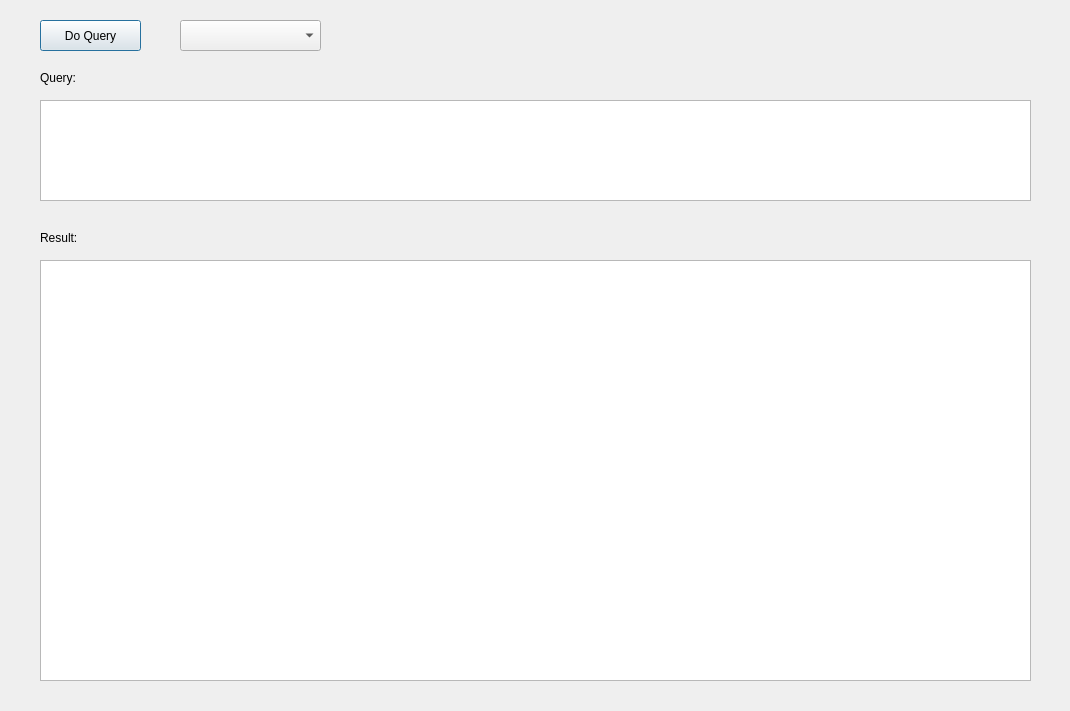
<?xml version="1.0" encoding="UTF-8"?>
<ui version="4.0">
 <class>QueryDialog</class>
 <widget class="QDialog" name="QueryDialog">
  <property name="geometry">
   <rect>
    <x>0</x>
    <y>0</y>
    <width>1070</width>
    <height>711</height>
   </rect>
  </property>
  <property name="windowTitle">
   <string>Dialog</string>
  </property>
  <widget class="QTableWidget" name="tableWidget_data">
   <property name="geometry">
    <rect>
     <x>40</x>
     <y>260</y>
     <width>991</width>
     <height>421</height>
    </rect>
   </property>
  </widget>
  <widget class="QPushButton" name="pushButton_doQuery">
   <property name="geometry">
    <rect>
     <x>40</x>
     <y>20</y>
     <width>101</width>
     <height>31</height>
    </rect>
   </property>
   <property name="text">
    <string>Do Query</string>
   </property>
  </widget>
  <widget class="QComboBox" name="comboBox_queries">
   <property name="geometry">
    <rect>
     <x>180</x>
     <y>20</y>
     <width>141</width>
     <height>31</height>
    </rect>
   </property>
  </widget>
  <widget class="QLabel" name="label_queryDescription">
   <property name="geometry">
    <rect>
     <x>350</x>
     <y>20</y>
     <width>681</width>
     <height>31</height>
    </rect>
   </property>
   <property name="text">
    <string/>
   </property>
  </widget>
  <widget class="QPlainTextEdit" name="plainTextEdit_query">
   <property name="geometry">
    <rect>
     <x>40</x>
     <y>100</y>
     <width>991</width>
     <height>101</height>
    </rect>
   </property>
  </widget>
  <widget class="QLabel" name="label">
   <property name="geometry">
    <rect>
     <x>40</x>
     <y>70</y>
     <width>55</width>
     <height>16</height>
    </rect>
   </property>
   <property name="text">
    <string>Query:</string>
   </property>
  </widget>
  <widget class="QLabel" name="label_2">
   <property name="geometry">
    <rect>
     <x>40</x>
     <y>230</y>
     <width>55</width>
     <height>16</height>
    </rect>
   </property>
   <property name="text">
    <string>Result:</string>
   </property>
  </widget>
 </widget>
 <resources/>
 <connections/>
</ui>
